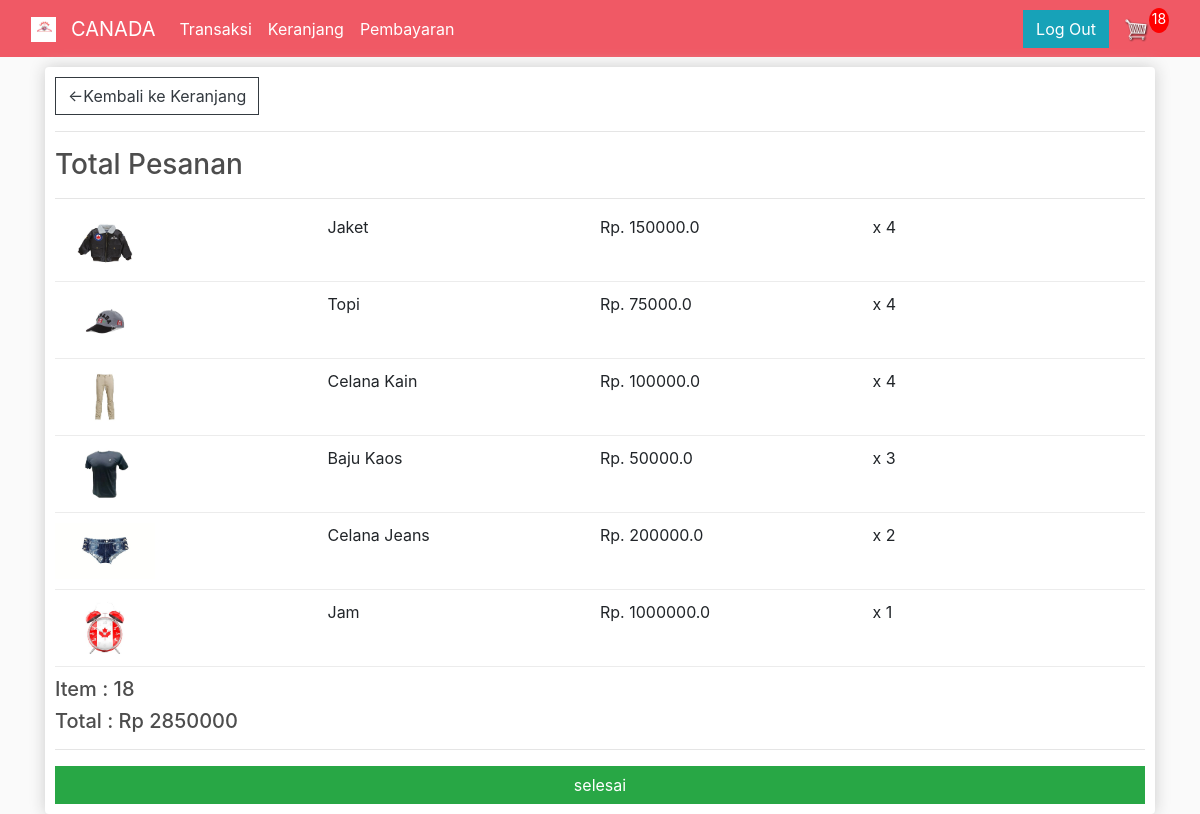
Screenshot of /pembayaran/ (signed in) with the database file from the repository.
### transaksi/models.py (models this page shows, shortened)
class OrderItem(models.Model):
    product     = models.ForeignKey(Product, on_delete=models.SET_NULL, blank=True, null=True)
    order       = models.ForeignKey(Order, on_delete=models.SET_NULL, blank=True, null=True)
    quantity    = models.IntegerField(default=0, null=True, blank=True)
    date_added  = models.DateTimeField(auto_now_add=True)
    @property
    def get_total(self):
        total = self.product.price * self.quantity
        return total

class Product(models.Model):
    name    = models.CharField(max_length=200, null=True)
    price   = models.FloatField()
    digital = models.BooleanField(default=False, null=True,blank=False)
    image   = models.ImageField(null=True, blank=True)
    @property
    def imageURL(self):
        try:
            url = self.image.url
        except:
            url = ''
        return url

class Order(models.Model):
    customer        = models.ForeignKey(Customer, on_delete=models.SET_NULL, blank=True, null= True)
    date_orderd     = models.DateTimeField(auto_now_add=True)
    complete        = models.BooleanField(default=False, null=True, blank=False)
    transaction_id  = models.CharField(max_length=200, null=True)
    @property
    def get_cart_total(self):
        orderitems = self.orderitem_set.all()
        total = sum([item.get_total for item in orderitems ])
        return  total
    @property
    def get_cart_items(self):
        orderitems = self.orderitem_set.all()
        total = sum([item.quantity for item in orderitems ])
        return  total

### transaksi/views.py (the view)
# urls.py: path('pembayaran/', views.pembayaran, name="pembayaran"),
def pembayaran(request):
    if request.user.is_authenticated:
        customer = request.user.customer
        order, created = Order.objects.get_or_create(customer=customer, complete=False)
        items =  order.orderitem_set.all()
        cartItems = order.get_cart_items
    else:
        items = []
        order = {'get_cart_total':0, 'get_cart_items':0}
        cartItems = order['get_cart_items']
    context = {'items':items, 'order':order, 'cartItems':cartItems}
    return render(request, 'transaksi/pembayaran.html', context)

### transaksi/templates/transaksi/pembayaran.html
{% extends 'menu/menu.html' %}
{% load static %}
{% block content %}
    <div class="row">
        <div class="col-lg-12">
            <div class="box-element">
                <a class="btn btn-outline-dark" href="{% url 'keranjang' %}"> &#x2190;Kembali ke Keranjang </a>
                <hr>
                <h3> Total Pesanan </h3>
                <hr>
                {%  for item in items %}
                <div class="cart-row">
                    <div style="flex: 2;"><img class="row-image" src="{{item.product.imageURL}}" ></div>
                    <div style="flex: 2;"><p> {{item.product.name}} </p></div>
                    <div style="flex: 2;"><p> Rp. {{item.product.price}} </p></div>
                    <div style="flex: 2;"><p> x {{item.quantity}} </p></div>
                </div>
                {% endfor %}
                <h5> Item   : {{order.get_cart_items}} </h5>
                <h5> Total  : Rp {{order.get_cart_total|floatformat:0}} </h5>
                <hr>
                <input id="form-button" class="btn btn-success btn-block" type="submit" value="selesai">
            </div>
        </div>
    </div>
{% endblock content %}

### static/css/main.css (style rules this page uses)
body { background-color: hsl(0, 0%, 98%); }
h1,h2,h3,h4,h5,h6 { color:hsl(0, 0%, 30%); }
.box-element { box-shadow:hsl(0, 0%, 80%) 0 0 16px; background-color: #fff; border-radius: 4px; padding: 10px; }
.col-lg-4, .col-lg-6, .col-lg-8, .col-lg-12 { margin-top: 10px; }
.btn { border-radius: 0; }
.row-image { width: 100px; }
.cart-row { display: flex; align-items: flex-stretch; padding-bottom: 10px; margin-bottom: 10px; border-bottom: 1px solid #ececec; }

### rows the page displays
OrderItem: product.imageURL (picture), product.name "Jaket", product.price "150000.0", quantity "4"
OrderItem: product.imageURL (picture), product.name "Topi", product.price "75000.0", quantity "4"
OrderItem: product.imageURL (picture), product.name "Celana Kain", product.price "100000.0", quantity "4"
OrderItem: product.imageURL (picture), product.name "Baju Kaos", product.price "50000.0", quantity "3"
OrderItem: product.imageURL (picture), product.name "Celana Jeans", product.price "200000.0", quantity "2"
OrderItem: product.imageURL (picture), product.name "Jam", product.price "1000000.0", quantity "1"
Order: get_cart_items "18", get_cart_total "2850000"

### other values shown
{{ cartItems }} "18"
